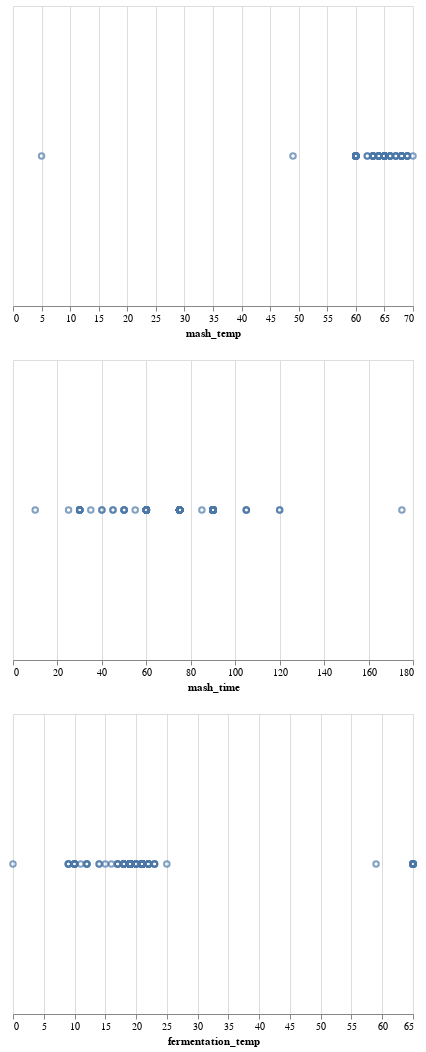

Here is the notebook cell this chart was saved with:
### Code cell
alt.Chart(df).mark_point().encode(
    x='mash_temp',
) & alt.Chart(df).mark_point().encode(
    x='mash_time',
) & alt.Chart(df).mark_point().encode(
    x='fermentation_temp',
)

### Figure 1 — Vega-Lite specification as saved in the notebook (floating-point values rounded to 4 significant figures; data arrays with more than 128 entries replaced by an {"elided": "..."} marker saying what was removed)
{"$schema": "https://vega.github.io/schema/vega-lite/v3.4.0.json", "config": {"mark": {"tooltip": null}, "view": {"height": 300, "width": 400}}, "data": {"name": "data-082527d4cdf299a7bea1abe981b863ff"}, "datasets": {"data-082527d4cdf299a7bea1abe981b863ff": {"elided": "249 records"}}, "vconcat": [{"encoding": {"x": {"field": "mash_temp", "type": "quantitative"}}, "mark": "point"}, {"encoding": {"x": {"field": "mash_time", "type": "quantitative"}}, "mark": "point"}, {"encoding": {"x": {"field": "fermentation_temp", "type": "quantitative"}}, "mark": "point"}]}
